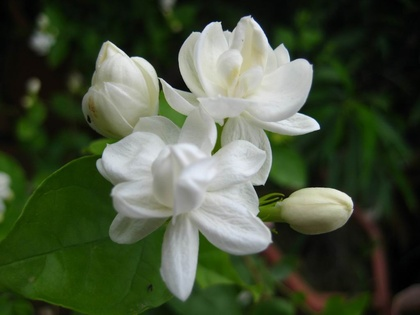
%> input picture 现代数字图像处理技术提高及应用案例详解(Matlab版)----源码/2.2 图像分割技术/moli.jpg, 420 x 315 px, shrunk from 1024 x 768 before the run
$ octave ex3.m   (GNU Octave 9; MATLAB toolbox functions it lacks are replaced by stand-ins)
%> lines starting %> are read from the running program, lines starting %| are printed output that depends on the picture; in (x1, y1, x2, y2) boxes, pixels count from 0 and x2, y2 are one past the last pixel; in counts of white or black regions, pixels touching at a corner belong together; the program's own positions count from 1
I=imread('moli.jpg');
%> I is the input picture: size 315x420x3 uint8; mean R, G, B 70.9, 82.3, 59.6
%rgb转灰度
if isrgb(I)==1
    I_gray=rgb2gray(I);
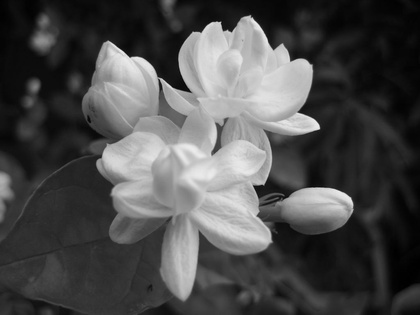
%> I_gray: size 315x420 uint8; min 0, max 242, mean 76.3
else
    I_gray=I;
end
subplot(121),imshow(I_gray);
%转化为双精度
I_double=double(I_gray);
[wid,len]=size(I_gray);
%> wid = 315; len = 420
%灰度级
colorlevel=256;
%直方图
hist=zeros(colorlevel,1);
%计算直方图
for i=1:wid
    for j=1:len
        m=I_gray(i,j)+1;
        hist(m)=hist(m)+1;
    end
end
%> after the loop, hist = 256 values, max 2255 at index 14, min 0 at index 240, mean 516.8
%直方图归一化
hist=hist/(wid*len);
%> hist = 256 values, max 0.017 at index 14, min 0 at index 240, mean 0.00391
miuT=0;
for m=1:colorlevel
    miuT=miuT+(m-1)*hist(m);
end
%> this loop made 256 passes
%> miuT on passes 1 to 3: 0, 0.00202, 0.00524
%> after the loop, miuT = 76.26
xigmaB2=0;
for mindex=1:colorlevel
    threshold=mindex-1;
    omega1=0;
    omega2=0;
    for m=1:threshold-1
          omega1=omega1+hist(m);
    end
    omega2=1-omega1;
    miu1=0;
    miu2=0;
    for m=1:colorlevel
        if m<threshold
           miu1=miu1+(m-1)*hist(m);
        else
           miu2=miu2+(m-1)*hist(m);
        end
    end
    miu1=miu1/omega1;
    miu2=miu2/omega2;
    xigmaB21=omega1*(miu1-miuT)^2+omega2*(miu2-miuT)^2;
    xigma(mindex)=xigmaB21;
    if xigmaB21>xigmaB2
        finalT=threshold;
        xigmaB2=xigmaB21;
    end
end
%> this loop made 256 passes
%> (omega2, miu1, miu2, xigmaB21, xigmaB2) on passes 3 to 14: (0.999, 0, 76.33, 4.84, 4.84), (0.997, 0.708, 76.48, 16.31, 16.31), (0.996, 1.17, 76.6, 25.26, 25.26), (0.992, 1.92, 76.83, 42.01, 42.01), (0.987, 2.79, 77.22, 70.65, 70.65), (0.98, 3.54, 77.72, 105.8, 105.8), (0.972, 4.3, 78.37, 151.6, 151.6), (0.962, 5.01, 79.11, 203.2, 203.2), (0.952, 5.6, 79.82, 251.6, 251.6), (0.939, 6.31, 80.78, 316.2, 316.2), (0.926, 6.98, 81.82, 384.8, 384.8), (0.911, 7.66, 82.98, 461.2, 461.2)
%> (omega2, miu1, miu2, xigmaB21) on passes 1 to 2: (1, NaN, 76.26, NaN), (1, NaN, 76.26, NaN)
%> after the loop, finalT = 108; xigmaB2 = 4154.9
%阈值归一化
fT=finalT/255
%> fT = 0.424
for i=1:wid
    for j=1:len
        if I_double(i,j)>finalT
            bin(i,j)=1;
        else
            bin(i,j)=0;
        end
    end
end
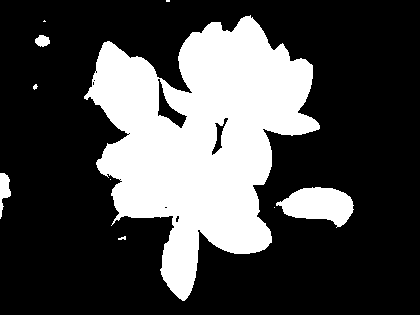
%> bin: size 315x420 double; values 0 (black) and 1 (white), 28.6% white; 10 white regions (5 under 20 px), largest, box (x1, y1, x2, y2) and area: (84, 15, 320, 301) 35297, (276, 187, 354, 228) 2018, (0, 173, 11, 219) 280, (35, 35, 50, 47) 132, (118, 236, 126, 240) 21
subplot(122),imshow(bin);

$ run again, with 现代数字图像处理技术提高及应用案例详解(Matlab版)----源码/2.2 图像分割技术/baihe.jpg copied over 现代数字图像处理技术提高及应用案例详解(Matlab版)----源码/2.2 图像分割技术/moli.jpg
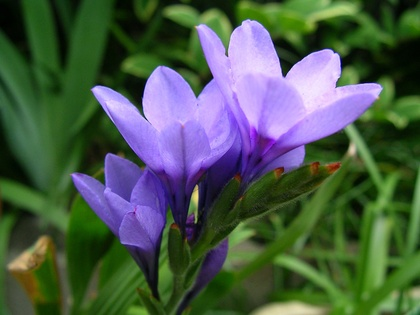
%> input picture 现代数字图像处理技术提高及应用案例详解(Matlab版)----源码/2.2 图像分割技术/baihe.jpg, 420 x 315 px, shrunk from 1024 x 768 before the run
%> I is the input picture: size 315x420x3 uint8; mean R, G, B 75.7, 91.3, 76.4
%> `I_gray=rgb2gray(I);`:
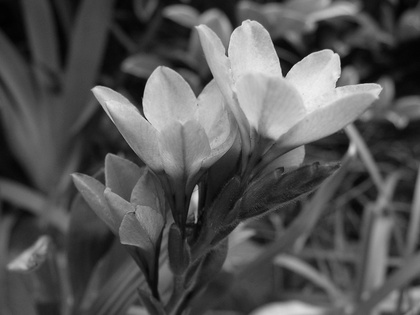
%> I_gray: size 315x420 uint8; min 1, max 239, mean 84.9
%> after the loop `for i=1:wid`: hist = 256 values, max 1535 at index 66, min 0 at index 1, mean 516.8
%> `hist=hist/(wid*len);`: hist = 256 values, max 0.0116 at index 66, min 0 at index 1, mean 0.00391
%> the loop `for m=1:colorlevel` made 256 passes
%> miuT on passes 1 to 3: 0, 8.31e-05, 0.00099
%> after the loop `for m=1:colorlevel`: miuT = 84.92
%> the loop `for mindex=1:colorlevel` made 256 passes
%> (omega2, miu1, miu2, xigmaB21, xigmaB2) on passes 4 to 11: (1, 1, 84.93, 0.586, 0.586), (0.999, 1.85, 84.97, 3.71, 3.71), (0.998, 2.62, 85.06, 11.08, 11.08), (0.997, 3.23, 85.16, 19.63, 19.63), (0.995, 3.96, 85.33, 32.96, 32.96), (0.993, 4.62, 85.52, 47.88, 47.88), (0.99, 5.3, 85.76, 66.24, 66.24), (0.987, 5.92, 86, 84.97, 84.97)
%> after the loop `for mindex=1:colorlevel`: finalT = 111; xigmaB2 = 2048.8
%> fT = 0.435
%> after the loop `for i=1:wid`:
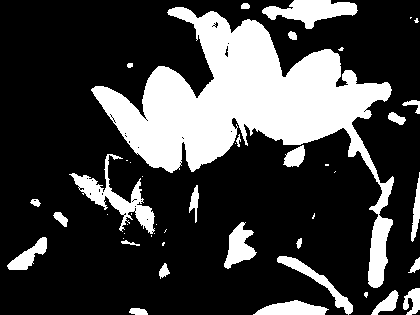
%> bin: size 315x420 double; values 0 (black) and 1 (white), 25.3% white; 46 white regions (21 under 20 px), largest, box (x1, y1, x2, y2) and area: (91, 7, 394, 288) 24871, (69, 154, 155, 234) 1736, (262, 0, 358, 29) 1475

$ run again, with 现代数字图像处理技术提高及应用案例详解(Matlab版)----源码/2.2 图像分割技术/shuixian.jpg copied over 现代数字图像处理技术提高及应用案例详解(Matlab版)----源码/2.2 图像分割技术/moli.jpg
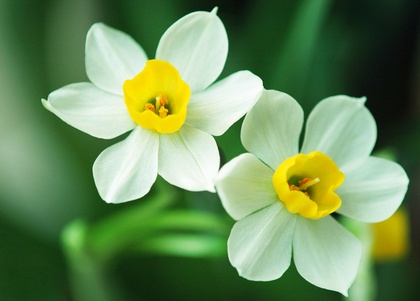
%> input picture 现代数字图像处理技术提高及应用案例详解(Matlab版)----源码/2.2 图像分割技术/shuixian.jpg, 420 x 301 px, shrunk from 1024 x 735 before the run
%> I is the input picture: size 301x420x3 uint8; mean R, G, B 107.7, 139.4, 90.3
%> `I_gray=rgb2gray(I);`:
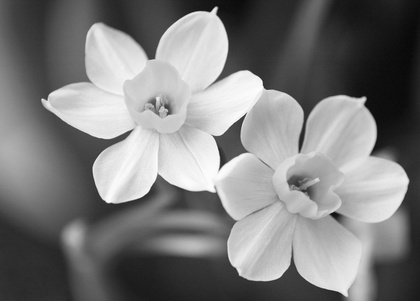
%> I_gray: size 301x420 uint8; min 9, max 254, mean 124.3
%> after the loop `for i=1:wid`: hist = 256 values, max 1956 at index 46, min 0 at index 1, mean 493.8
%> `hist=hist/(wid*len);`: hist = 256 values, max 0.0155 at index 46, min 0 at index 1, mean 0.00391
%> the loop `for m=1:colorlevel` made 256 passes
%> miuT on passes 1 to 3: 0, 0, 0
%> after the loop `for m=1:colorlevel`: miuT = 124.3
%> the loop `for mindex=1:colorlevel` made 256 passes
%> (omega2, miu1, miu2, xigmaB21, xigmaB2) on passes 12 to 19: (1, 9, 124.3, 1.37, 1.37), (0.999, 9.91, 124.4, 15.23, 15.23), (0.996, 10.65, 124.7, 47.25, 47.25), (0.992, 11.37, 125.2, 99.5, 99.5), (0.987, 12.02, 125.8, 165.1, 165.1), (0.982, 12.61, 126.4, 233.2, 233.2), (0.977, 13.07, 126.9, 288.1, 288.1), (0.973, 13.51, 127.3, 338, 338)
%> after the loop `for mindex=1:colorlevel`: finalT = 132; xigmaB2 = 4658.9
%> fT = 0.518
%> after the loop `for i=1:wid`:
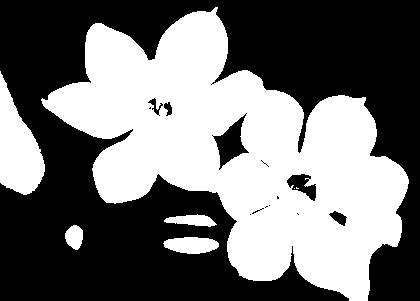
%> bin: size 301x420 double; values 0 (black) and 1 (white), 45% white; 7 white regions (2 under 20 px), largest, box (x1, y1, x2, y2) and area: (41, 7, 409, 301) 52196, (0, 71, 45, 195) 3219, (163, 237, 219, 254) 730, (164, 214, 217, 227) 425, (65, 225, 83, 250) 336
